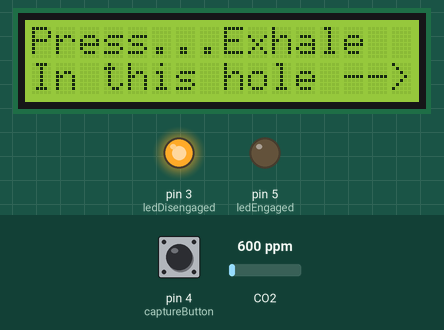
Recording of a sketch running on a simulated Arduino Uno, built with avr-gcc and run on an emulated ATmega328P. On the bench: 16×2 character LCD, output pins drawn as LEDs (lit = HIGH). The test bench sets the inputs (shaded band); at power-on: pin 4 (captureButton) LOW, CO2 600 ppm. What the sketch prints to the serial monitor is not drawn.

Above: at 3.2 s.
3.3 s: pin 4 (captureButton) pulled HIGH for 0.15 s
At 3.9 s:
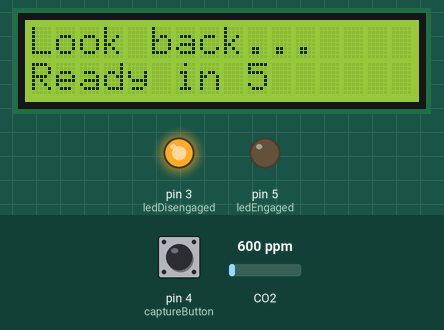
6.4 s: pin 4 (captureButton) pulled HIGH for 3.2 s
At 9.4 s:
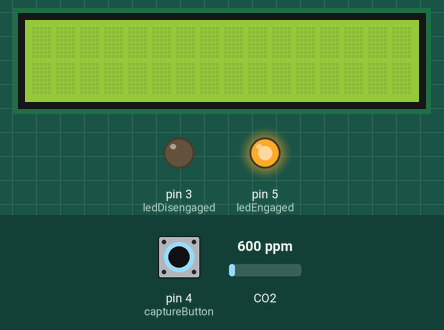
Timing chart, 0 to 11.2 s (numbered marks = the images above; inputs shaded):
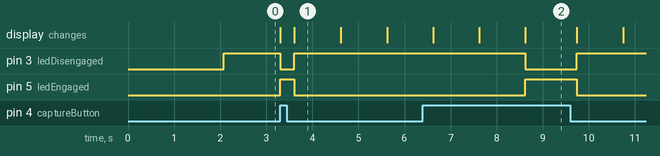

The sketch:

CO2Station.ino
```cpp
// Thanks to https://github.com/GeorgK/MQ135.git
// for the MQ135 sensor library. I burned the sensor for
// 24 hours first, corrected the RZero value and updated
// RZero value in the header file.
#include "MQ135.h"
#include "LiquidCrystal.h"
#include "LcdBarGraph.h"
//#include <dht.h>

enum DisplayState {
  Text, // Regular display.
  Graph, // Button press, breath monitor.
  WarmUp
};

// MQ135 sensor.
const int sensorInput = A2;

// DHT11 sensor to record correct temperate and humidity.
// This will ensure we get accurate readings.
const int DHT_PIN = 2; // Digital read pin.
float temperature = 25; // assume current temperature. Recommended to measure with DHT22
float humidity = 5; // assume current humidity. Recommended to measure with DHT22
//dht DHT;

// Define the gas sensor.
MQ135 gasSensor = MQ135(sensorInput);
float prevCo2Val = -1.0;
float mq135Smoothed = 0;
float mq135Correction = 0.80;

// Initialize the LCD.
LiquidCrystal lcd(7, 8, 9, 10, 11 , 12);
boolean updateLCD = false;

// Bar graph initiation. We will use 2 of them
// to represent the amount of breath.
byte lcdNumCols = 16;
LcdBarGraph lbg0(&lcd, lcdNumCols, 0, 0);
LcdBarGraph lbg1(&lcd, lcdNumCols, 0, 1);

// LCD Display default state.
DisplayState lcdState = Text;
unsigned long startTime;

// Button
const int captureButton = 4;
boolean captureButtonState;

// LEDs.
const int ledDisengaged = 3;
const int ledEngaged = 5;

// Stabilize time to spend in the WarmUp state.
const int stabilizeTime = 5; // seconds

void setup() {
  Serial.begin(9600);

  // Setup the CO2 sensor input pin.
  pinMode(sensorInput, INPUT);
  pinMode(captureButton, INPUT);
  pinMode(ledDisengaged, OUTPUT);
  pinMode(ledEngaged, OUTPUT);

  // Set LCD max bounds.
  lcd.begin(16, 2);
  setInitialLCDDisplay();

  // Initial delay to get the DHT sensor ready.
  delay(2000);

  // Update temperate and humidity values.
  // readFromDht();
}

void loop() {
  // Read the button state.
  captureButtonState = digitalRead(captureButton);

  // MQ135 correction val
  float mq135Val = gasSensor.getCorrectedPPM(temperature, humidity);
  mq135Smoothed = mq135Correction * mq135Smoothed + (1 - mq135Correction) * mq135Val;

  // Define Text state.
  if (lcdState == Text) {
    // Button is pressed.
    if (captureButtonState == HIGH) {
       // Update LEDs.
      analogWrite(ledDisengaged, 0);
      analogWrite(ledEngaged, 255);

      // Clear the LCD.
      lcd.clear();

      // Update state since button is pressed.
      lcdState = Graph;
    }

    if (captureButtonState == LOW) {
      // Update the LEDs.
      analogWrite(ledEngaged, 0);
      analogWrite(ledDisengaged, 255);
    }
  }

  // Define Graph state.
  if (lcdState == Graph) {
    // Print the graph on LCD.
    printBreathGraphOnLCD();

    // Button is pressed.
    if (captureButtonState == HIGH) {
      // Update LEDS.
      analogWrite(ledEngaged, 255);
      analogWrite(ledDisengaged, 0);
    }

    // Button is released.
    if (captureButtonState == LOW) {
      lcd.clear();
      printLCDFirstRow("Look back...");

      // Update second row of LCD.
      printLCDSecondRow("Ready in ");

      // Update the LEDs.
      analogWrite(ledEngaged, 0);
      analogWrite(ledDisengaged, 255);

      // Reset prevCo2Val
      prevCo2Val = -1;

      // Update state.
      lcdState = WarmUp;

      // Reset startTime to current time to initiate warm up.
      startTime = millis();
    }
  }

  // Warm up state.
  if (lcdState == WarmUp) {
    unsigned long endTime = millis();

    // Capture button state will always be 0 till the warm up completes.
    captureButtonState = 0;

    // Calculate elapsedTime in millis.
    float elapsedTimeInMillis = endTime - startTime;

    // Update time in second row.
    updateTimeInSecondRow(elapsedTimeInMillis);

    if (elapsedTimeInMillis > stabilizeTime * 1000) {
      // 9 second warm up time.
      lcdState = Text;

      // Reset sensor by resetting Rzero.
      float correctedRZero = gasSensor.getCorrectedRZero(temperature, humidity);
      setInitialLCDDisplay();
    }
  }

  //Debug MQ-135 sensor value.
  //printCO2Debug();

  // Send serial data from CO2 station.
  sendSerialData();
}

void updateTimeInSecondRow(int t) {
  lcd.setCursor(9, 1);
  lcd.print(stabilizeTime - t/1000);
}

void setInitialLCDDisplay() {
  printLCDFirstRow("Press...Exhale  ");
  printLCDSecondRow("In this hole -->");
}

void printLCDSecondRow(String text) {
  // 2nd row, 1st column.
  lcd.setCursor(0, 1);
  lcd.print(text);
}

void printLCDFirstRow(String text) {
  lcd.setCursor(0, 0);
  lcd.print(text);
}

void updateCO2LCD(float val) {
  // 1st row, 4th column.
  lcd.setCursor(4, 0);
  lcd.print((int)val);

  // Account for pending ppm labels
  // sometimes. Fixing this bug.
  if((int)val < 100) {
    lcd.print("ppm  ");
  } else if ((int)val <= 999) {
    lcd.print("ppm ");
  } else if ((int)val > 999) {
    lcd.print("ppm");
  }
  delay (300);
}

void printBreathGraphOnLCD() {
  float diff;
  if (prevCo2Val == -1) {
    prevCo2Val = mq135Smoothed;
  }

  // Get new CO2Val and calculate the difference between the two.
  float newCo2Val = mq135Smoothed;
  diff = newCo2Val - prevCo2Val;

  // Don't draw if diff is not > 0. We get weird characters on screen.
  if (diff > 0) {
    // Draw the bar.
    lbg0.drawValue(diff, 80);
    lbg1.drawValue(diff, 80);
  }
  delay (100);
}

void sendSerialData() {
  Serial.print(captureButtonState);
  Serial.print(",");
  Serial.print((int) mq135Smoothed);
  Serial.print("\n");
}

void printCO2Debug() {
  float rzero = gasSensor.getRZero();
  float correctedRZero = gasSensor.getCorrectedRZero(temperature, humidity);
  float resistance = gasSensor.getResistance();
  float ppm = gasSensor.getPPM();
  float correctedPPM = gasSensor.getCorrectedPPM(temperature, humidity);

  Serial.print("MQ135 RZero: ");
  Serial.print(rzero);
  Serial.print("\t Corrected RZero: ");
  Serial.print(correctedRZero);
  Serial.print("\t Resistance: ");
  Serial.print(resistance);
  Serial.print("\t PPM: ");
  Serial.print(ppm);
  Serial.print("\t Corrected PPM: ");
  Serial.print(correctedPPM);
  Serial.println("ppm");
}
```

LcdBarGraph.cpp
```cpp
// (licence header left out)
#include "Arduino.h"
#include "LcdBarGraph.h"

#include <LiquidCrystal.h>


// -- initializing bar segment characters
#ifndef USE_BUILDIN_FILLED_CHAR
// -- filled character
byte LcdBarGraph::_level0[8] = {
    B11111,
    B11111,
    B11111,
    B11111,
    B11111,
    B11111,
    B11111,
    B11111
};
#endif

// -- character with one bar
byte LcdBarGraph::_level1[8] = {
    B10000,
    B10000,
    B10000,
    B10000,
    B10000,
    B10000,
    B10000,
    B10000
};
// -- character with two bars
byte LcdBarGraph::_level2[8] = {
    B11000,
    B11000,
    B11000,
    B11000,
    B11000,
    B11000,
    B11000,
    B11000
};
// -- character with three bars
byte LcdBarGraph::_level3[8] = {
    B11100,
    B11100,
    B11100,
    B11100,
    B11100,
    B11100,
    B11100,
    B11100
};
// -- character with four bars
byte LcdBarGraph::_level4[8] = {
    B11110,
    B11110,
    B11110,
    B11110,
    B11110,
    B11110,
    B11110,
    B11110
};

// -- constructor
LcdBarGraph::LcdBarGraph(LiquidCrystal* lcd, byte numCols, byte startX, byte startY)
{
    // -- setting fields
    _lcd = lcd;
    _numCols = numCols;
    _startX = startX;
	_startY = startY;
    // -- creating characters
#ifndef USE_BUILDIN_FILLED_CHAR
    _lcd->createChar(0, this->_level0);
#endif
    _lcd->createChar(1, this->_level1);
    _lcd->createChar(2, this->_level2);
    _lcd->createChar(3, this->_level3);
    _lcd->createChar(4, this->_level4);
    // -- setting initial values
    this->_prevValue = 0; // -- cached value
    this->_lastFullChars = 0; // -- cached value
}

// -- the draw function
void LcdBarGraph::drawValue(int value, int maxValue) {
    // -- calculate full (filled) character count
    byte fullChars = (long)value * _numCols / maxValue;
    // -- calculate partial character bar count
    byte mod = ((long)value * _numCols * 5 / maxValue) % 5;

    // -- if value does not change, do not draw anything
    int normalizedValue = (int)fullChars * 5 + mod;
    if(this->_prevValue != normalizedValue) {
        // -- do not clear the display to eliminate flickers
        _lcd->setCursor(_startX, _startY);

        // -- write filled characters
        for(byte i=0; i<fullChars; i++) {
#ifdef USE_BUILDIN_FILLED_CHAR
            _lcd->write((byte)USE_BUILDIN_FILLED_CHAR);  // -- use build in filled char
#else
            _lcd->write((byte)0);
#endif
        }

        // -- write the partial character
        if(mod > 0) {
            _lcd->write(mod); // -- index the right partial character
            ++fullChars;
        }

        // -- clear characters left over the previous draw
        for(byte i=fullChars;i<this->_lastFullChars;i++) {
            _lcd->write(' ');
        }

        // -- save cache
        this->_lastFullChars = fullChars;
        this->_prevValue = normalizedValue;
    }
    /*
    // debug info
    _lcd->setCursor(0,1);
    _lcd->write('[');
    _lcd->print((int)value);
    _lcd->write(' ');
    _lcd->print(normalizedValue);
    _lcd->write(' ');
    _lcd->print((int)mod);
    _lcd->write(']');
    */
}
```

LcdBarGraph.h
```cpp
// (licence header left out)
#ifndef LCDBARGRAPH_H
#define LCDBARGRAPH_H

#include <LiquidCrystal.h>

#include "Arduino.h"

#define USE_BUILDIN_FILLED_CHAR  0xFF // -- Char 0xFF is usualy a filled character. Uncomment if you want the library to create the filled char at the expense of 26 bytes.

class LcdBarGraph
{
public:
    /**
     * Create an instance of the class. The bar will be drawn in the startY row
	 * of the LCD, from the startX column positon (inclusive) to to the startX+numCols column position
	 * (inclusive).
	 * lcd - A LiquidCristal instance should be passed.
	 * numCols - Width of the bar.
	 * startX - Horzontal starting position (column) of the bar. Zero based value.
	 * startY - Vertical starting position (row) of the bar. Zero based value.
     */
    LcdBarGraph(LiquidCrystal* lcd, byte numCols, byte startX = 0, byte startY = 0);
    /**
     * Draw a bargraph with a value between 0 and maxValue.
     */
    void drawValue(int value, int maxvalue);
private:
    LiquidCrystal* _lcd;
    byte _numCols;
    byte _startX;
    byte _startY;
    int _prevValue;
    byte _lastFullChars;

#ifndef USE_BUILDIN_FILLED_CHAR
    static byte _level0[8];
#endif
    static byte _level1[8];
    static byte _level2[8];
    static byte _level3[8];
    static byte _level4[8];
};

#endif
```

Measured:
- after the input at 3.3 s, pin 3 (ledDisengaged): HIGH → LOW at once, → HIGH 0.31 s later; pin 5 (ledEngaged): LOW → HIGH at once, → LOW 0.31 s later; the display: first changes at once (image 1 shows a later state)
- after the input at 6.4 s, pin 3 (ledDisengaged): HIGH → LOW after 2.2 s, → HIGH 1.1 s later; pin 5 (ledEngaged): LOW → HIGH after 2.2 s, → LOW 1.1 s later; the display: first differs from a run without the input after 2.2 s (image 2)
- what the display in image 1 shows lasts 1.0 s, from 3.6 s to 4.6 s
